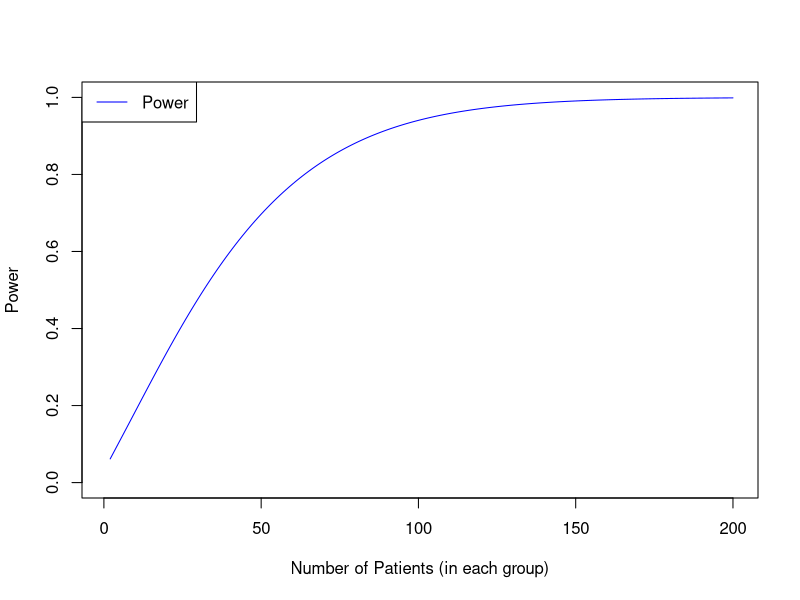

The R source for this figure:
library(pwr)
png("PowerPlot.png", units="in", width=8, height=5, res=700)
outcome <- sapply(1:200, function(x) pwr.t.test(n = x, d = 0.5)$power)
plot(1:200, outcome, type = "l", xlab = "Number of Patients (in each group)", 
     ylab = "Power", ylim = c(0,1), col = "blue")
legend("topleft", legend = "Power", col = "blue", lty = 1)
dev.off()
